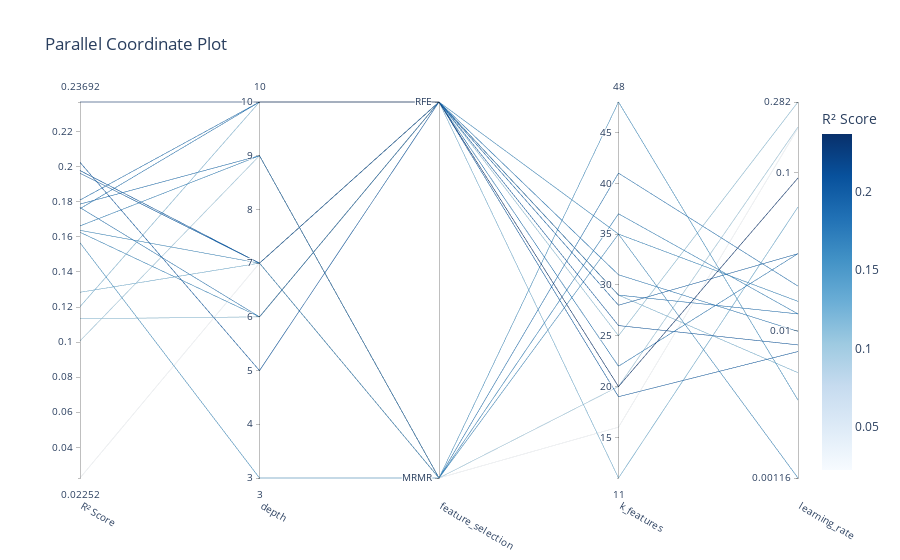
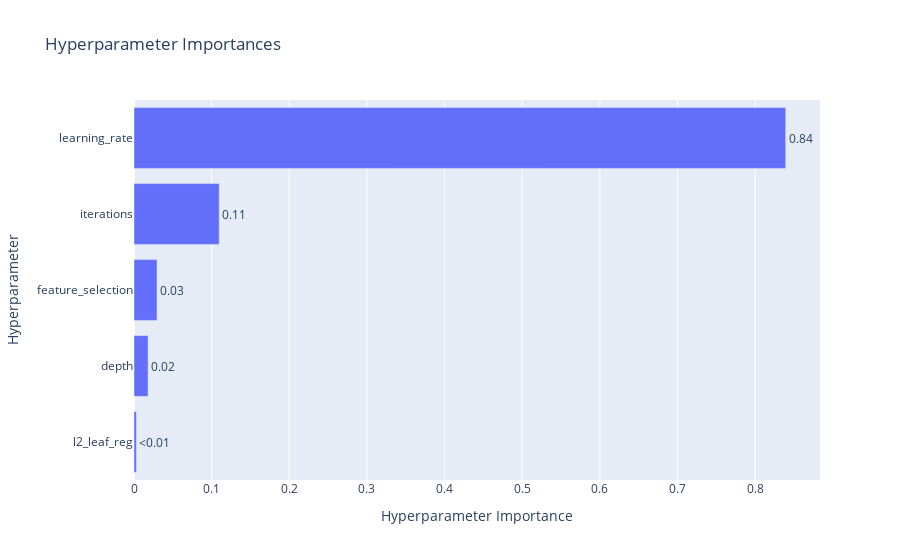
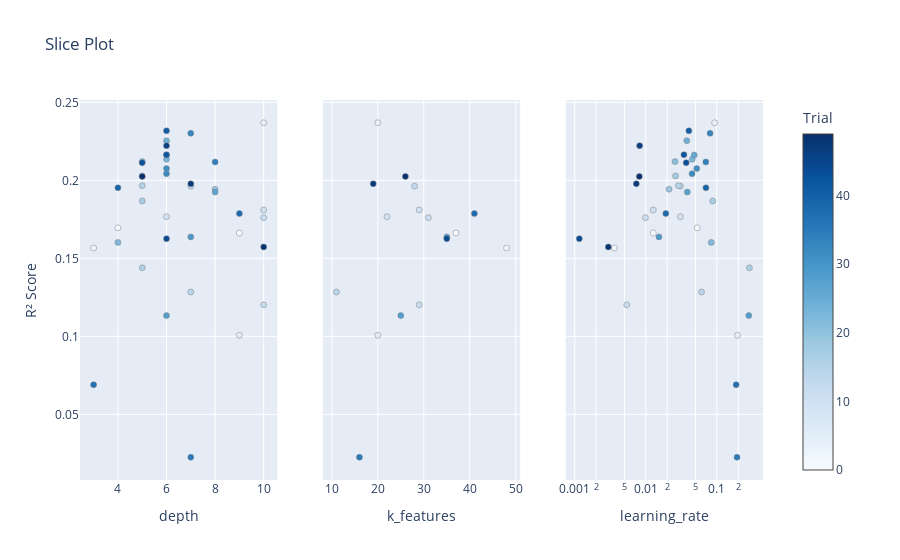

These figures' notebook cell, in order:
### Code cell
import optuna.visualization as vis

# 1. Parallel Coordinate Plot (Best for seeing parameter relationships)
fig = vis.plot_parallel_coordinate(
    study,
    params=[
        'feature_selection',
        'k_features',
        'depth',
        'learning_rate'
    ],
    target_name="R² Score"
)
fig.show()

# 2. Parameter Importance Plot
fig = vis.plot_param_importances(study, target_name="R² Score")
fig.show()

# 3. Slice Plot (Best for seeing individual parameter effects)
fig = vis.plot_slice(
    study,
    params=[
        'depth',
        'learning_rate',
        'k_features'
    ],
    target_name="R² Score"
)
fig.show()

### Figure 1 — Plotly figure (JSON) as saved in the notebook; plotly's stock layout.template omitted (floating-point values rounded to 4 significant figures)
{"data": [{"dimensions": [{"label": "R² Score", "range": [0.02252, 0.2369], "values": [0.1663, 0.1566, 0.2369, 0.1007, 0.1767, 0.181, 0.1761, 0.1202, 0.1963, 0.1284, 0.1133, 0.1638, 0.02252, 0.1787, 0.1626, 0.1978, 0.2025]}, {"label": "depth", "range": [3, 10], "values": [9, 3, 10, 9, 6, 10, 10, 10, 7, 7, 6, 7, 7, 9, 6, 7, 5]}, {"label": "feature_selection", "range": [0, 1], "ticktext": ["MRMR", "RFE"], "tickvals": [0, 1], "values": [0, 0, 1, 0, 1, 1, 1, 1, 1, 1, 1, 0, 0, 0, 1, 1, 1]}, {"label": "k_features", "range": [11, 48], "values": [37, 48, 20, 20, 22, 29, 31, 29, 28, 11, 25, 35, 16, 41, 35, 19, 26]}, {"label": "learning_rate", "range": [-2.936, -0.5498], "ticktext": ["0.00116", "0.01", "0.1", "0.282"], "tickvals": [-2.936, -2, -1, -0.5498], "values": [-1.895, -2.442, -1.032, -0.7089, -1.512, -1.895, -2.006, -2.268, -1.513, -1.216, -0.5498, -1.815, -0.7158, -1.718, -2.936, -2.134, -2.092]}], "labelangle": 30, "labelside": "bottom", "line": {"color": [0.1663, 0.1566, 0.2369, 0.1007, 0.1767, 0.181, 0.1761, 0.1202, 0.1963, 0.1284, 0.1133, 0.1638, 0.02252, 0.1787, 0.1626, 0.1978, 0.2025], "colorbar": {"title": {"text": "R² Score"}}, "colorscale": [[0, "rgb(247,251,255)"], [0.125, "rgb(222,235,247)"], [0.25, "rgb(198,219,239)"], [0.375, "rgb(158,202,225)"], [0.5, "rgb(107,174,214)"], [0.625, "rgb(66,146,198)"], [0.75, "rgb(33,113,181)"], [0.875, "rgb(8,81,156)"], [1, "rgb(8,48,107)"]], "reversescale": false, "showscale": true}, "type": "parcoords"}], "layout": {"title": {"text": "Parallel Coordinate Plot"}}}

### Figure 2 — Plotly figure (JSON) as saved in the notebook; plotly's stock layout.template omitted (floating-point values rounded to 4 significant figures)
{"data": [{"cliponaxis": false, "hovertemplate": ["l2_leaf_reg (FloatDistribution): 0.0030713034106901703<extra></extra>", "depth (IntDistribution): 0.018132259576610466<extra></extra>", "feature_selection (CategoricalDistribution): 0.029687435652238664<extra></extra>", "iterations (IntDistribution): 0.10972359059630787<extra></extra>", "learning_rate (FloatDistribution): 0.8393854107641529<extra></extra>"], "name": "R² Score", "orientation": "h", "text": ["<0.01", "0.02", "0.03", "0.11", "0.84"], "textposition": "outside", "type": "bar", "x": [0.003071, 0.01813, 0.02969, 0.1097, 0.8394], "y": ["l2_leaf_reg", "depth", "feature_selection", "iterations", "learning_rate"]}], "layout": {"title": {"text": "Hyperparameter Importances"}, "xaxis": {"title": {"text": "Hyperparameter Importance"}}, "yaxis": {"title": {"text": "Hyperparameter"}}}}

### Figure 3 — Plotly figure (JSON) as saved in the notebook; plotly's stock layout.template omitted (floating-point values rounded to 4 significant figures)
{"data": [{"marker": {"color": [0, 1, 2, 4, 5, 9, 10, 11, 12, 13, 14, 15, 16, 17, 18, 19, 21, 22, 23, 24, 26, 27, 28, 29, 31, 32, 33, 34, 35, 37, 38, 39, 41, 42, 43, 44, 46, 47, 48, 49], "colorbar": {"title": {"text": "Trial"}, "x": 1, "xpad": 40}, "colorscale": [[0, "rgb(247,251,255)"], [0.125, "rgb(222,235,247)"], [0.25, "rgb(198,219,239)"], [0.375, "rgb(158,202,225)"], [0.5, "rgb(107,174,214)"], [0.625, "rgb(66,146,198)"], [0.75, "rgb(33,113,181)"], [0.875, "rgb(8,81,156)"], [1, "rgb(8,48,107)"]], "line": {"color": "Grey", "width": 0.5}, "showscale": true}, "mode": "markers", "name": "Feasible Trial", "showlegend": false, "type": "scatter", "x": [9, 4, 3, 10, 9, 6, 10, 10, 10, 7, 7, 5, 5, 5, 5, 8, 5, 4, 6, 6, 6, 8, 6, 7, 6, 6, 7, 8, 7, 3, 9, 4, 6, 6, 5, 6, 6, 7, 10, 5], "xaxis": "x", "y": [0.1663, 0.1696, 0.1566, 0.2369, 0.1007, 0.1767, 0.181, 0.1761, 0.1202, 0.1963, 0.1284, 0.1966, 0.144, 0.1868, 0.2028, 0.1943, 0.212, 0.1602, 0.2135, 0.2254, 0.2163, 0.1925, 0.1133, 0.1638, 0.2075, 0.2043, 0.2301, 0.2118, 0.02252, 0.06902, 0.1787, 0.1952, 0.2317, 0.2164, 0.2113, 0.1626, 0.2222, 0.1978, 0.1573, 0.2025], "yaxis": "y"}, {"marker": {"color": [0, 2, 4, 5, 9, 10, 11, 12, 13, 14, 28, 29, 35, 38, 44, 47, 49], "colorbar": {"title": {"text": "Trial"}, "x": 1, "xpad": 40}, "colorscale": [[0, "rgb(247,251,255)"], [0.125, "rgb(222,235,247)"], [0.25, "rgb(198,219,239)"], [0.375, "rgb(158,202,225)"], [0.5, "rgb(107,174,214)"], [0.625, "rgb(66,146,198)"], [0.75, "rgb(33,113,181)"], [0.875, "rgb(8,81,156)"], [1, "rgb(8,48,107)"]], "line": {"color": "Grey", "width": 0.5}, "showscale": false}, "mode": "markers", "name": "Feasible Trial", "showlegend": false, "type": "scatter", "x": [37, 48, 20, 20, 22, 29, 31, 29, 28, 11, 25, 35, 16, 41, 35, 19, 26], "xaxis": "x2", "y": [0.1663, 0.1566, 0.2369, 0.1007, 0.1767, 0.181, 0.1761, 0.1202, 0.1963, 0.1284, 0.1133, 0.1638, 0.02252, 0.1787, 0.1626, 0.1978, 0.2025], "yaxis": "y2"}, {"marker": {"color": [0, 1, 2, 4, 5, 9, 10, 11, 12, 13, 14, 15, 16, 17, 18, 19, 21, 22, 23, 24, 26, 27, 28, 29, 31, 32, 33, 34, 35, 37, 38, 39, 41, 42, 43, 44, 46, 47, 48, 49], "colorbar": {"title": {"text": "Trial"}, "x": 1, "xpad": 40}, "colorscale": [[0, "rgb(247,251,255)"], [0.125, "rgb(222,235,247)"], [0.25, "rgb(198,219,239)"], [0.375, "rgb(158,202,225)"], [0.5, "rgb(107,174,214)"], [0.625, "rgb(66,146,198)"], [0.75, "rgb(33,113,181)"], [0.875, "rgb(8,81,156)"], [1, "rgb(8,48,107)"]], "line": {"color": "Grey", "width": 0.5}, "showscale": false}, "mode": "markers", "name": "Feasible Trial", "showlegend": false, "type": "scatter", "x": [0.01274, 0.05286, 0.003616, 0.09292, 0.1955, 0.03074, 0.01274, 0.009871, 0.005396, 0.03071, 0.06082, 0.02881, 0.2872, 0.08759, 0.02622, 0.02129, 0.02578, 0.08346, 0.0451, 0.03778, 0.04805, 0.03837, 0.282, 0.0153, 0.05217, 0.04481, 0.08021, 0.06998, 0.1924, 0.1869, 0.01912, 0.07018, 0.04037, 0.03443, 0.03703, 0.001158, 0.008185, 0.007352, 0.002967, 0.0081], "xaxis": "x3", "y": [0.1663, 0.1696, 0.1566, 0.2369, 0.1007, 0.1767, 0.181, 0.1761, 0.1202, 0.1963, 0.1284, 0.1966, 0.144, 0.1868, 0.2028, 0.1943, 0.212, 0.1602, 0.2135, 0.2254, 0.2163, 0.1925, 0.1133, 0.1638, 0.2075, 0.2043, 0.2301, 0.2118, 0.02252, 0.06902, 0.1787, 0.1952, 0.2317, 0.2164, 0.2113, 0.1626, 0.2222, 0.1978, 0.1573, 0.2025], "yaxis": "y3"}], "layout": {"title": {"text": "Slice Plot"}, "xaxis": {"anchor": "y", "domain": [0, 0.2889], "title": {"text": "depth"}}, "xaxis2": {"anchor": "y2", "domain": [0.3556, 0.6444], "title": {"text": "k_features"}}, "xaxis3": {"anchor": "y3", "domain": [0.7111, 1], "title": {"text": "learning_rate"}, "type": "log"}, "yaxis": {"anchor": "x", "domain": [0, 1], "title": {"text": "R² Score"}}, "yaxis2": {"anchor": "x2", "domain": [0, 1], "matches": "y", "showticklabels": false}, "yaxis3": {"anchor": "x3", "domain": [0, 1], "matches": "y", "showticklabels": false}}}
